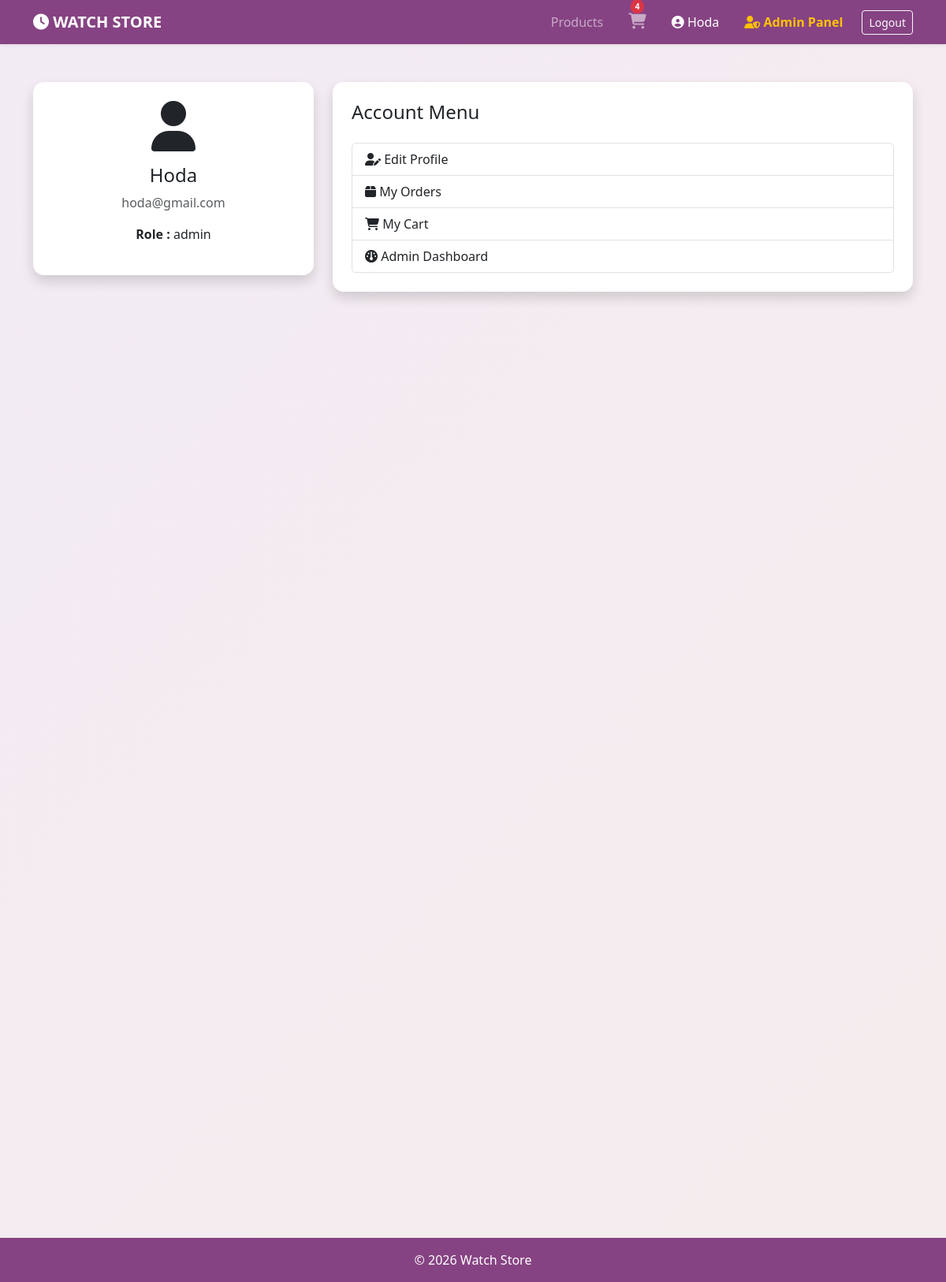
The app's page /profile.php (signed in) with its own data.
### tables this page shows
CREATE TABLE `users` (
  `id` int(11) NOT NULL,
  `name` varchar(100) NOT NULL,
  `email` varchar(100) NOT NULL,
  `password` varchar(255) NOT NULL,
  `created_at` timestamp NOT NULL DEFAULT current_timestamp(),
  `role` varchar(20) DEFAULT 'user'
);

### profile.php (the view, shortened to what this page needs)
<?php
include "includes/header.php";
$user_id = $_SESSION['user_id'];
$query = mysqli_query($conn,"SELECT * FROM users WHERE id=$user_id");
$user = mysqli_fetch_assoc($query);
?>
<div class="container mt-5">
<div class="row">
<div class="col-md-4">
<div class="card p-4 text-center shadow">
<i class="fa-solid fa-user fa-4x mb-3"></i>
<h4><?php echo $user['name']; ?></h4>
<p class="text-muted"><?php echo $user['email']; ?></p>
<p>
<b>Role :</b> <?php echo $user['role'] ?? 'user'; ?>
</p>
</div>
</div>
<div class="col-md-8">
<div class="card p-4 shadow">
<h4 class="mb-4">Account Menu</h4>
<div class="list-group">
<a href="edit_profile.php" class="list-group-item list-group-item-action">
<i class="fa-solid fa-user-pen"></i> Edit Profile
</a>
<a href="orders.php" class="list-group-item list-group-item-action">
<i class="fa-solid fa-box"></i> My Orders
</a>
<a href="cart.php" class="list-group-item list-group-item-action">
<i class="fa-solid fa-cart-shopping"></i> My Cart
</a>
<?php if(($user['role'] ?? '') == 'admin'): ?>
<a href="admin/dashboard.php" class="list-group-item list-group-item-action">
<i class="fa-solid fa-gauge"></i> Admin Dashboard
</a>
<?php endif; ?>
</div>
</div>
</div>
</div>
</div>
<?php include "includes/footer.php"; ?>

### assets/css/style.css (style rules this page uses)
body { background:linear-gradient(135deg,#9e62ab20,#ad6e6e20); font-family:Segoe UI, Arial; min-height:100vh; display:flex; flex-direction:column; }
.card { border:none; border-radius:14px; transition:0.3s; background:white; box-shadow:0 5px 15px rgba(0,0,0,0.08); }

### records on screen
users: name "Hoda", email "hoda@gmail.com", role "admin"

### other values on screen
$cart_count "4"
$_SESSION['user_name'] "Hoda"
